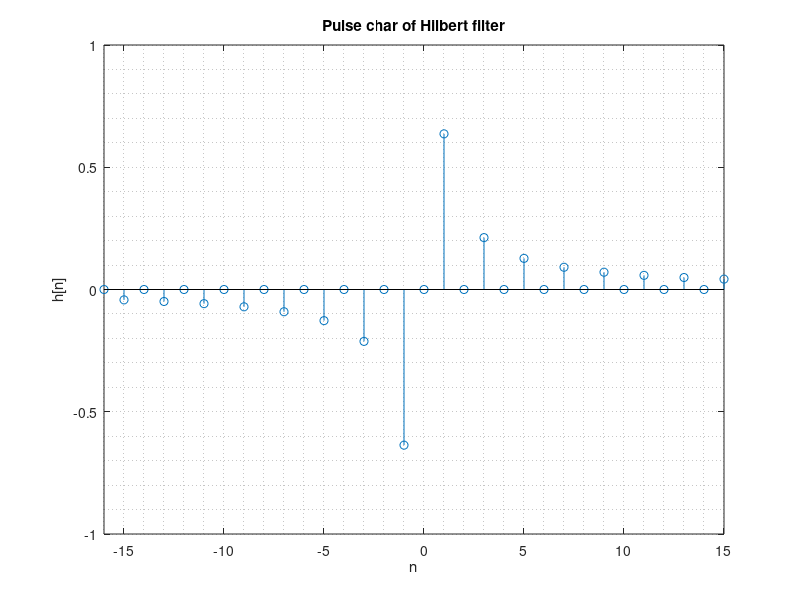
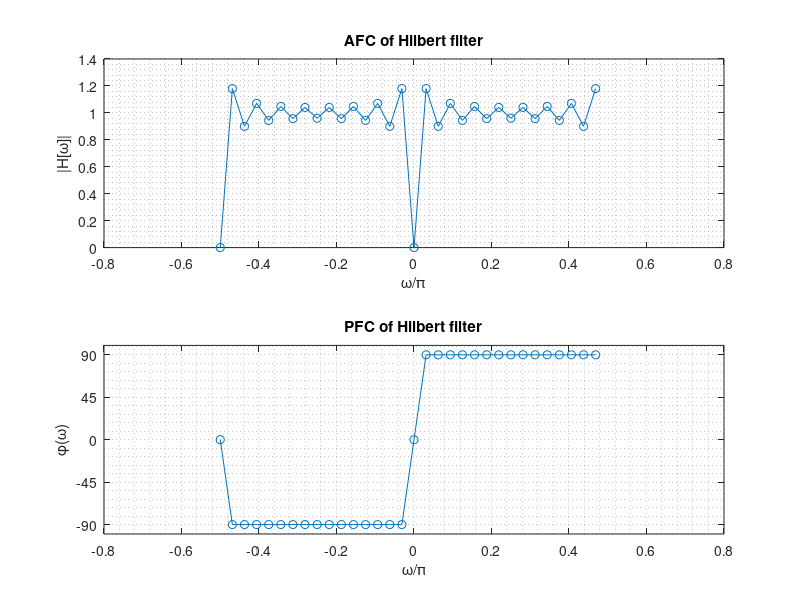

Reproduce these figures in MATLAB, in order.
clear, clc, close all;

N = 32;
n = -N/2:N/2-1;

h = 1./(pi*n).*(1-cos(pi*n));
h(N/2+1) = 0;

figure('Name','Figure 1','units','normalized',...
    'outerposition',[0 0.5 0.5 0.5]);

stem(n,h), grid minor, title('Pulse char of Hilbert filter');
xlabel('n'), ylabel('h[n]');
xlim([-N/2 N/2-1]);

figure('Name','Figure 2','units','normalized',...
    'outerposition',[0.5 0.5 0.5 0.5]);

H = fft(h);
f = (-N/2:N/2-1)*1/N;

H = H.*exp(-1i*2*pi*f*N/2);

subplot(2,1,1);
plot(f,abs(H),'o-'), grid minor;
title('AFC of Hilbert filter');
xlabel('\omega/\pi');
ylabel('|H[\omega]|');

phases=[-90;-45;0;45;90];
subplot(2,1,2);
plot(f, angle(H)*180/pi, '-o'), grid minor;
title('PFC of Hilbert filter');
xlabel('\omega/\pi');
ylabel('\phi(\omega)');
set(gca, 'YTick', phases);
